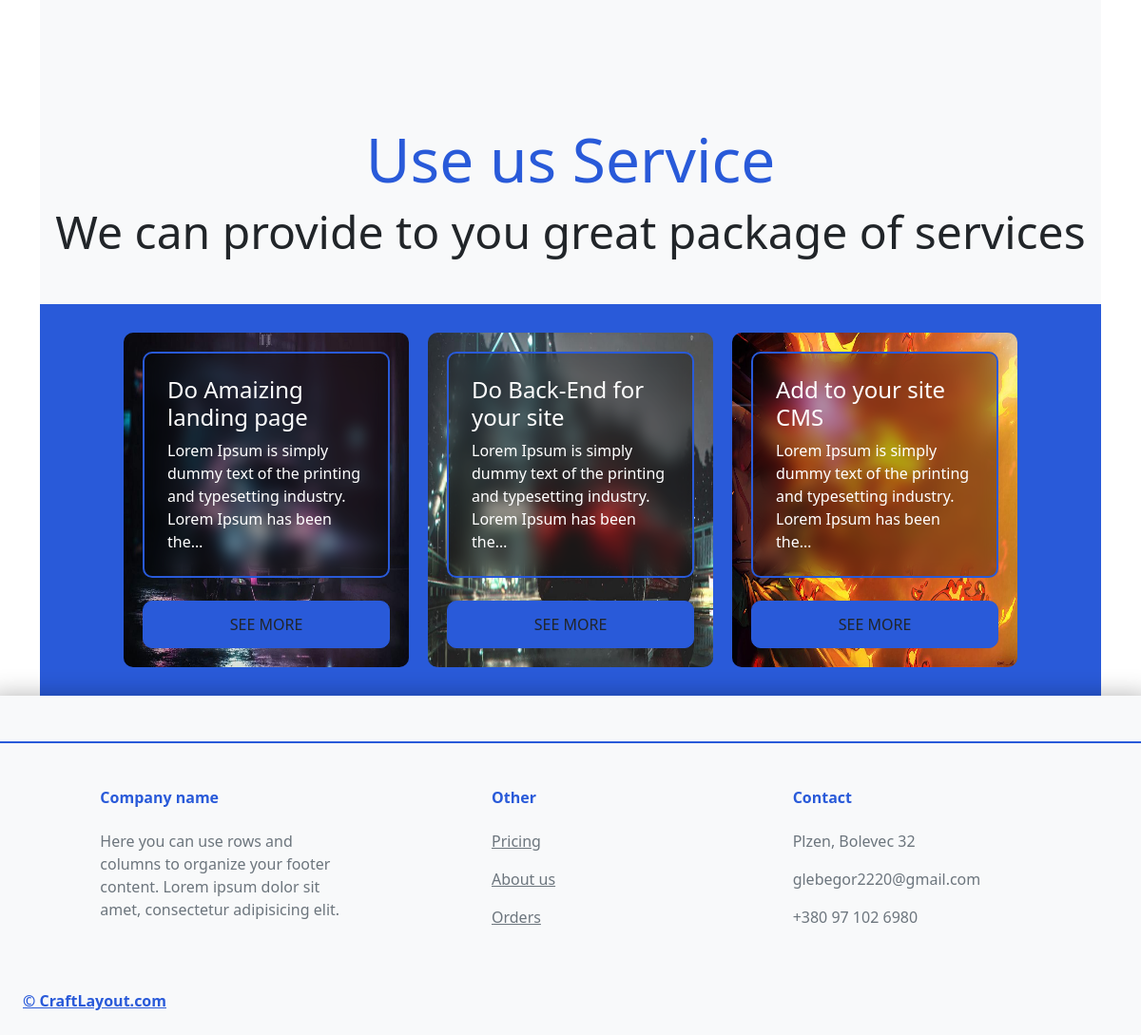
/ (lower part), run on an earlier commit of the app's database.
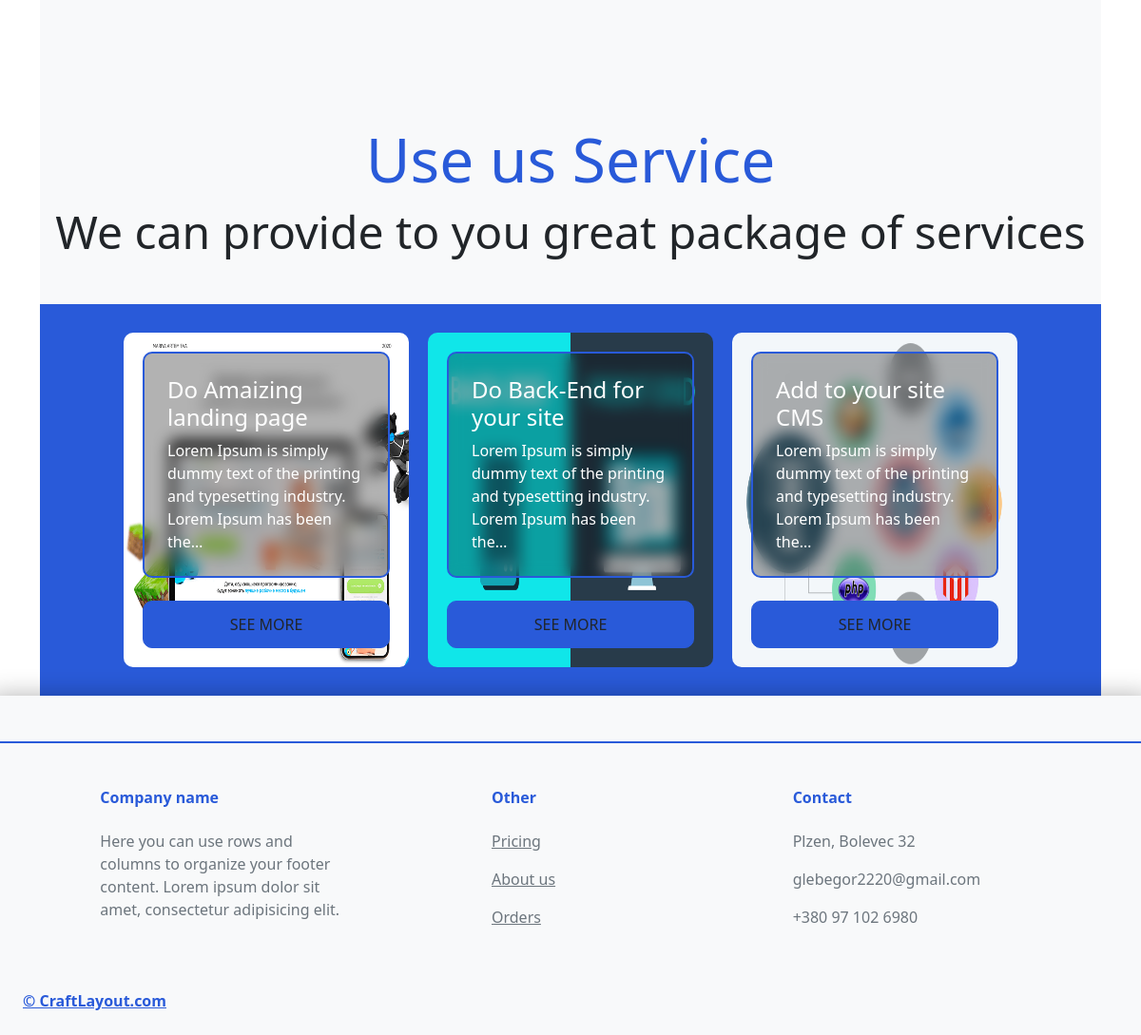
And on a later commit of the database.
### services/models.py (models this page shows, shortened)
class OrderModel(models.Model):
    Title = models.CharField(max_length=255)
    BgImg = models.FileField(default='No_image.png', upload_to='orderimg')
    Text = models.TextField(max_length=2000)
    id = models.AutoField(primary_key=True)

### services/views.py (the view)
# urls.py: path('', views.HomePage, name='home'),
def HomePage(request):
    Order = OrderModel.objects.all()
    Title = 'Home Page'
    data = {
        'Title': Title,
        'Order': Order
    }
    return render(request, 'services/home.html', data)

### services/templates/services/home.html (shortened to what this page needs)
{% extends 'services/main-layout.html' %}
{% load static%}
{% block content%}
<div class='container'>
    <div class="bg-light">
        <div style='height: 600px;' class="d-flex justify-content-center align-items-center">
        </div>
    </div>
    <div class="bg-light text-center">
        <h1 class="display-3" style="color:#295AD9;">Use us Service</h1>
        <div class="display-5 pb-5">We can provide to you great package of services</div>
    </div>
    <div class="flex-wrap" style="background-color: #295AD9;">
        <div class="innerCards">
            {% for elem in Order%}
                <div class="itemCards" style="border-radius: 10px;background-image: url({{ elem.BgImg.url }}) ; background-size: 100% 100%;">
                    <div class="p-4" style=" border: 2px solid #295AD9;border-radius: 10px;backdrop-filter: blur(8px); background-color: rgba(0, 0, 0, .3);">
                        <h4 class="text-white">{{ elem.Title}}</h4>
                        <div class="text-white">{{ elem.Text|truncatechars:100}}</div>
                    </div>
                    <a href="{% url 'service'%}{{elem.id}}"><button class="btn flare-button mt-4 mb-0">See More</button></a>
                </div>
            {% endfor%}
        </div>
    </div>
</div>
{% endblock%}

What changed in the data, as far as the page shows it:
changed OrderModel "Do Amaizing landing page": BgImg: a different picture
changed OrderModel "Do Back-End for your site": BgImg: a different picture
changed OrderModel "Add to your site CMS": BgImg: a different picture
